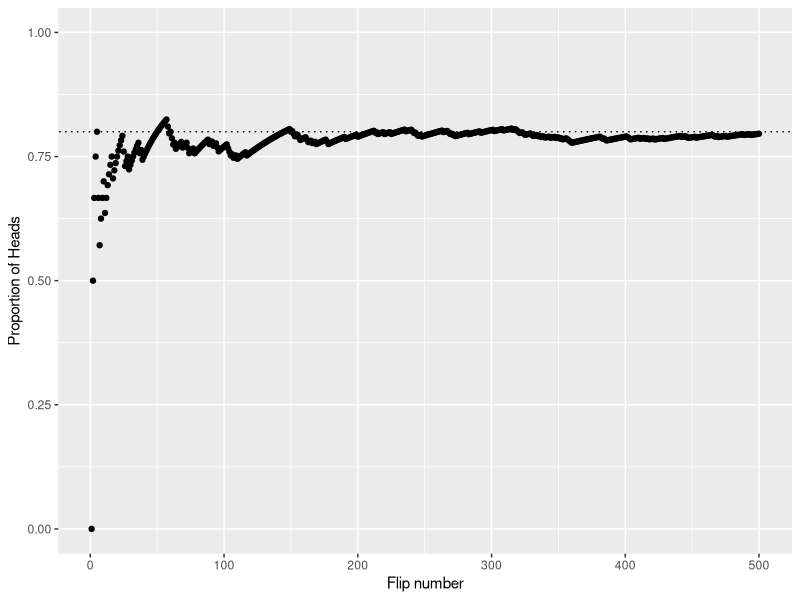
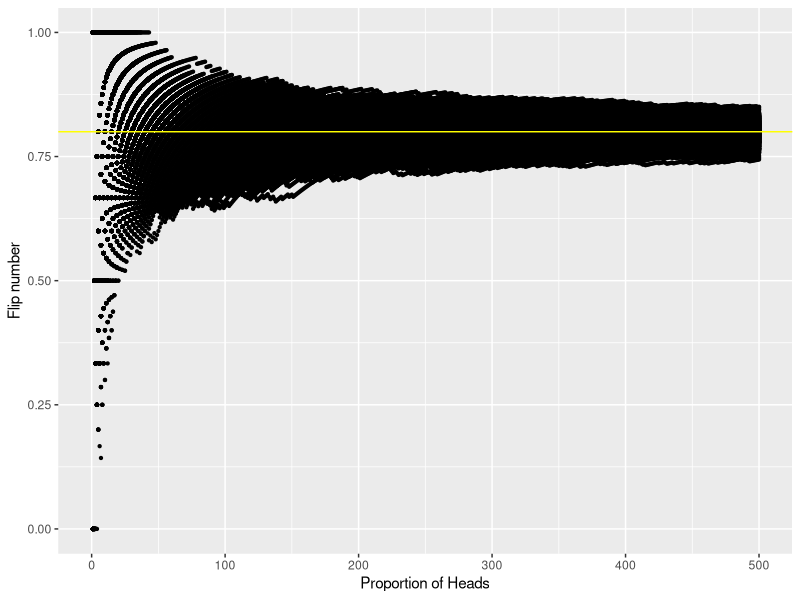
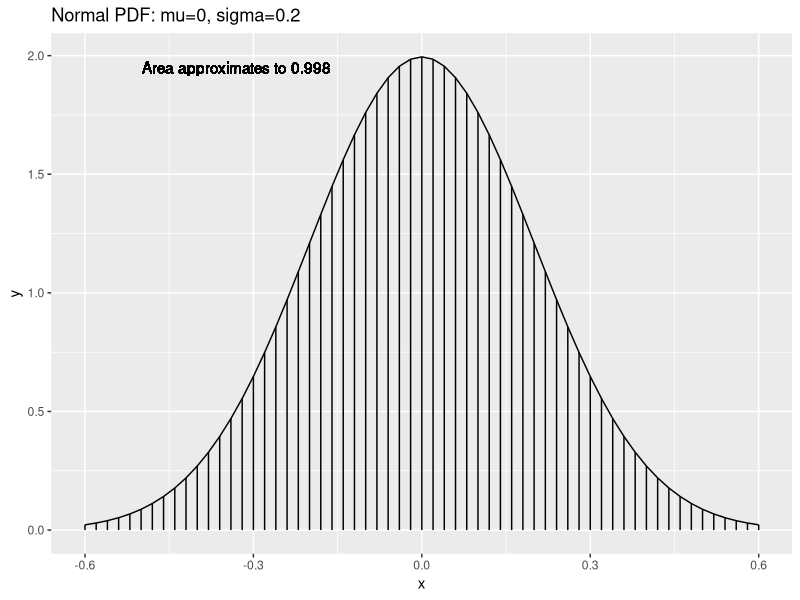
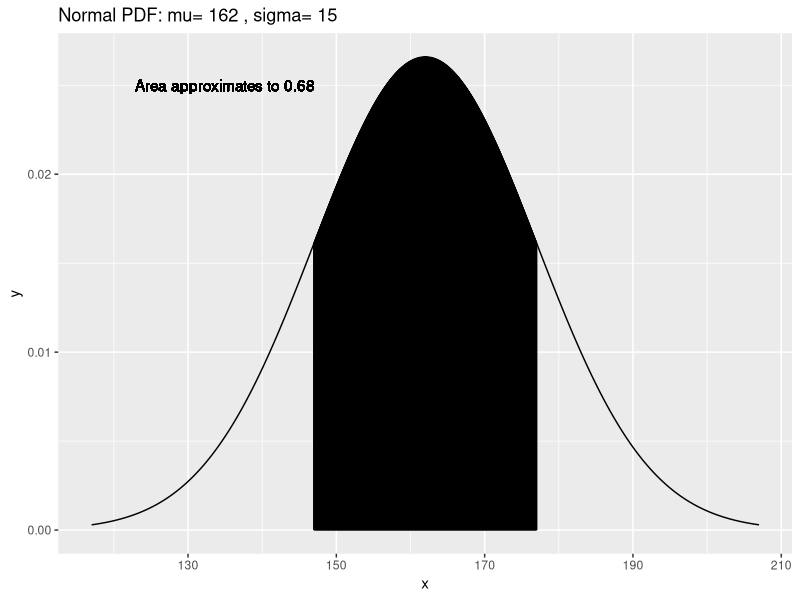

Write R code to recreate these figures, in order.
## ---- chunk 1
require(ggplot2)
require(reshape2)
## ---- chunk 2
flipper<-function(N,p){ # make a function for whatever probability we like
  df<-data.frame(n=c(1:N), # vector from 1:N
                 trial=sample(x=c(0,1), prob=c(1-p,p), size=N,replace=T)) # Define Boolean sample
  df$r<-cumsum(df$trial)
  df$runprop<-df$r/df$n
  plot<-ggplot(df,aes(x=n,y=runprop))+geom_point()+
    xlim(c(1,N))+ylim(c(0,1))+xlab('Flip number')+ylab('Proportion of Heads')+geom_abline(intercept=p,slope=0,lty=3)
  return(plot)
}
flipper(N=500,p=0.8)
## ---- chunk 3
flip.dist<-function(n.sims,N,p){
  tmp<-data.frame(flip=c(1:N))
  for(i in 1:n.sims){
    tmp[,i+1]<-(cumsum(sample(x=c(0,1),prob=c(1-p,p),size=N,replace=T))/c(1:N))
  }
  df<-melt(tmp,id='flip')
  plot<-ggplot(df,aes(x=flip,y=value))+geom_point(cex=0.8)+
    geom_abline(intercept=p,slope=0,color='yellow')+xlim(c(0,N))+ylim(c(0,1))+
    xlab('Proportion of Heads')+ylab('Flip number')
  return(plot)
}
flip.dist(n.sims=1000,N=500,p=0.8) 
## ---- chunk 4
mu=0 # Define mean
sigma=0.2 # Define standard deviation
xlow=mu-(3*sigma) # Define min for display
xhigh=mu+(3*sigma) # Define max for display
dx=0.02 # Set an arbitrary but low dx
df<-data.frame(x=seq(from=xlow,to=xhigh,by=dx)) # I like to work with dataframes when possible. Define x values
df$y=(1/(sigma*sqrt(2*pi)))*exp(-.5 * ((df$x-mu)/sigma)^2) # Define y values
area=sum(dx*df$y) # Approximate the indefinite integral

plot<-ggplot(df,aes(x=x,y=y))+geom_line()+ggtitle('Normal PDF: mu=0, sigma=0.2') # Build the plot
plot+geom_segment(data=df,aes(x=x,y=0,xend=x,yend=y))+geom_text(y=1.95,x=-0.33,label=paste('Area approximates to',signif(area,3))) # Display the normal curve plus indefinite integral
## ---- chunk 5
mu=162 # Define mean
sigma=162-147 # Define standard deviation
xlow=mu-(3*sigma) # Define min for display
xhigh=mu+(3*sigma) # Define max for display
dx=0.01 # Set an arbitrary but low dx
df<-data.frame(x=seq(from=xlow,to=xhigh,by=dx))
df$y=(1/(sigma*sqrt(2*pi)))*exp(-.5 * ((df$x-mu)/sigma)^2) # Define y values
area=sum(dx*df$y) # Approximate the indefinite integral

plot<-ggplot(df,aes(x=x,y=y))+geom_line()+ggtitle(paste('Normal PDF: mu=',mu, ', sigma=',sigma)) # Build the plot
plot+geom_segment(data=df[df$x>(mu-sigma)&df$x<(mu+sigma),],aes(x=x,y=0,xend=x,yend=y))+
  geom_text(y=0.025,x=135,label='Area approximates to 0.68') # Display the normal curve plus indefinite integral
